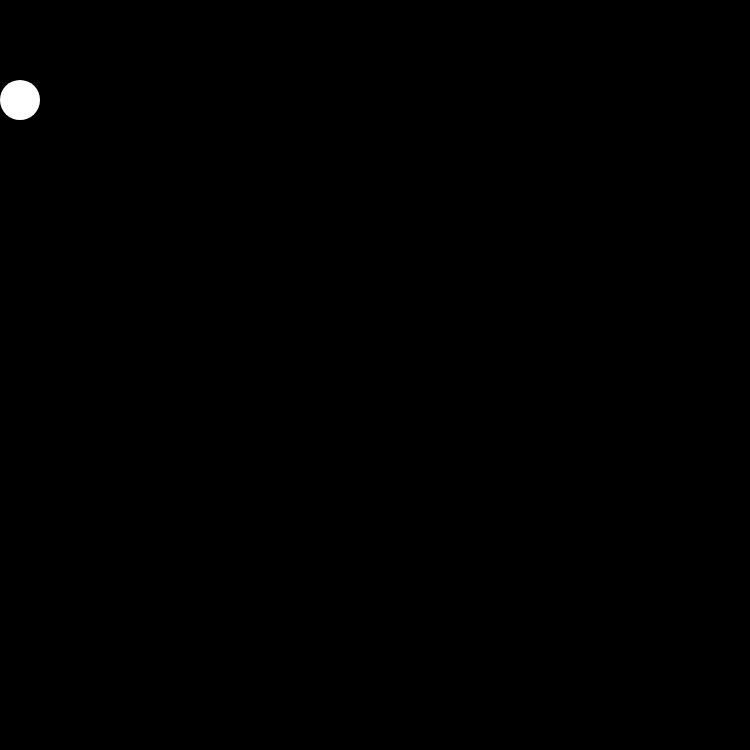
Frame 1 (no input)
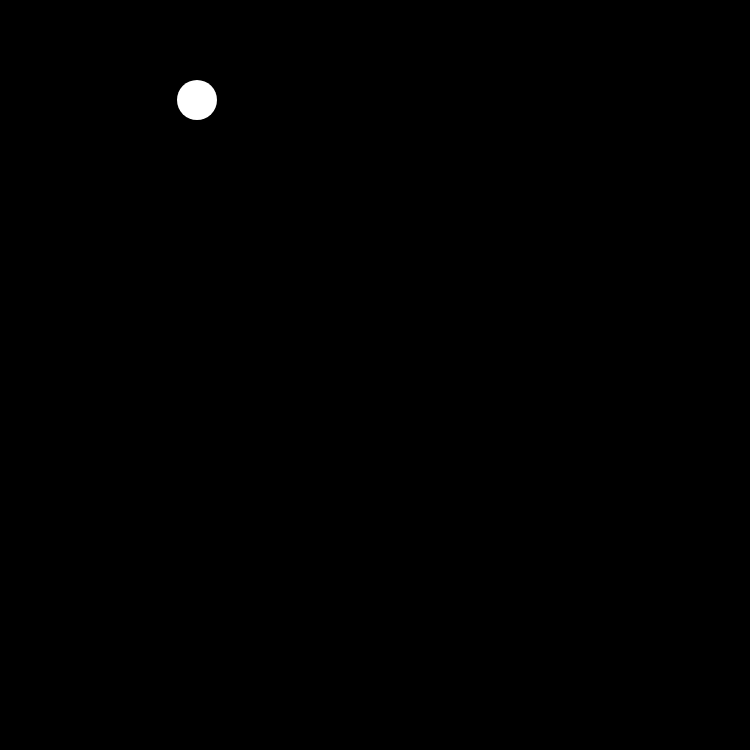
Frame 60 (no input)
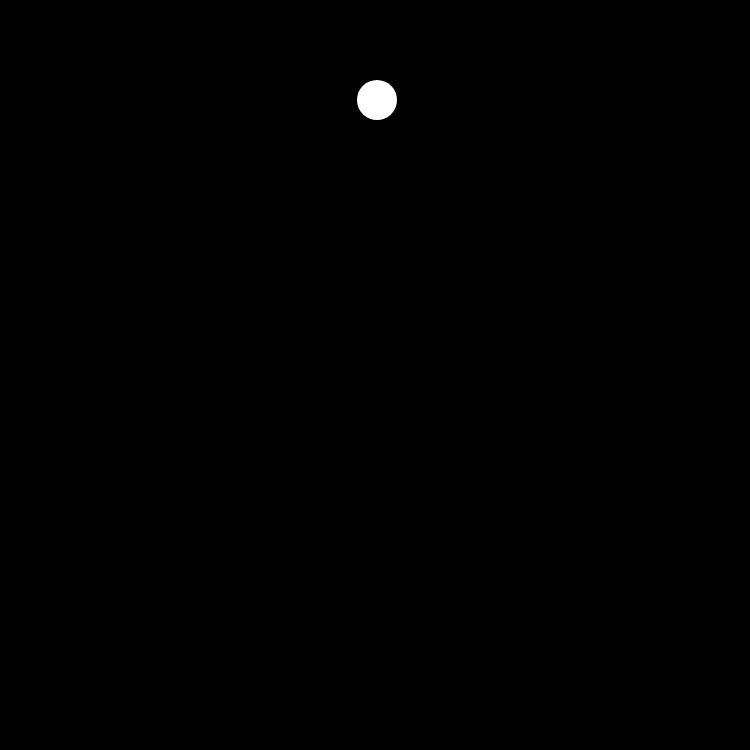
Frame 120 (the mouse pressed at the canvas centre since frame 60)

The p5.js sketch that drew these frames (run headless with seeded random() and noise() and a simulated clock; from frame 60 on, the mouse is pressed at the canvas centre):

// p5.js sketch
// ── sketch.js
var position = 20;
var speed = 3; // 1 pixel/frame

function setup() {
	createCanvas(750, 750);
	background(0);
	noStroke();
	fill(255);
}

function draw() {
	background(0);
	ellipse(position, 100, 40, 40);
	position = position + speed;

	//keep circle on screen
	// if (position > (width-20) || position < 20) {
	// 	speed = -speed;
	// }
}

//keep circle from going off the edge
//animate x and y

//animate with random walk
